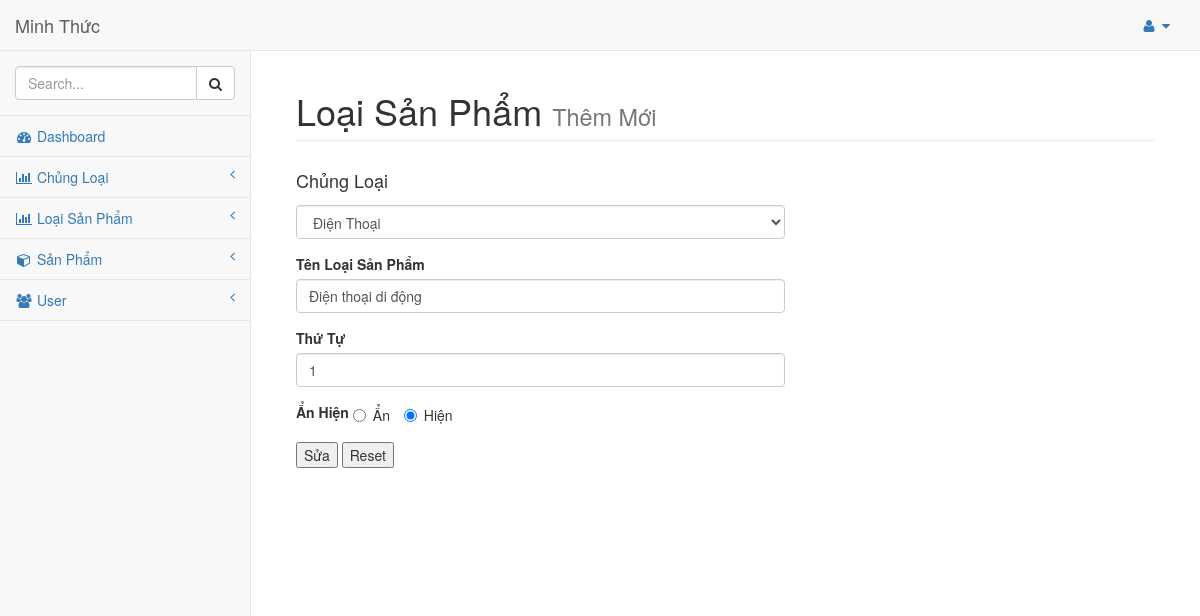
The app's page /admin/index.php?key=sualoaisp&loaisua=1 with its own data.
### tables this page shows
CREATE TABLE `nncms_loaisp` (
  `idLoai` int(255) NOT NULL,
  `idCL` int(255) NOT NULL,
  `TenLoai` varchar(255) NOT NULL,
  `ThuTu` int(4) NOT NULL,
  `AnHien` tinyint(4) NOT NULL
);

CREATE TABLE `nncms_chungloai` (
  `idCL` int(255) NOT NULL,
  `TenCL` varchar(255) NOT NULL,
  `ThuTu` int(4) NOT NULL,
  `AnHien` tinyint(4) NOT NULL
);

### admin/noidung/loaisanpham/editloaisp.php (the view, shortened to what this page needs)
<?php
    if(isset($_GET['loaisua']))
    {
        $idL=$_GET['loaisua'];
        $kq=mysqli_query($con, "select * from nncms_loaisp where idLoai=$idL");
        $dl=mysqli_fetch_array($kq);
?>
        <div class="row">
            <div class="col-lg-12">
                <h1 class="page-header">Loại Sản Phẩm
                    <small>Thêm Mới</small>
                </h1>
            </div>
            <div class="col-lg-7" style="padding-bottom:120px">
                <form id="formthemloai" id="formthemloai" action="process.php" method="POST">
                    <div class="form-group">
                        <label><h4>Chủng Loại</h4></label>
                        <select class="form-control" name="chungloai" id="chungloai">
                        <?php
                            $kqcl=mysqli_query($con, "select idCL, TenCL from nncms_chungloai");
                            while ($dcl=mysqli_fetch_array($kqcl)) {
                        ?>
                            <option value="<?php echo $dcl['idCL'];?>" <?php if($dl['idCL']==$dcl['idCL']) echo "selected='selected'";?> ><?php echo $dcl['TenCL'];?></option>
                        <?php } ?>
                        </select>
                    </div>
                    <div class="form-group">
                        <label>Tên Loại Sản Phẩm</label>
                        <input class="form-control" name="txtloai" required value="<?php echo $dl['TenLoai']; ?>" />
                    </div>
                    <div class="form-group">
                        <label>Thứ Tự</label>
                        <input class="form-control" type="number" min="1" name="txtthutu" value="<?php echo $dl['ThuTu']; ?>" />
                    </div>
                    <div class="form-group">
                        <label>Ẩn Hiện</label>
                        <label class="radio-inline">
                            <input name="txtanhien" <?php if( $dl['AnHien'] == 0) echo 'checked=""';?> value="0" checked="" type="radio">Ẩn
                        </label>
                        <label class="radio-inline">
                            <input name="txtanhien" <?php if( $dl['AnHien'] == 1) echo 'checked=""';?> value="1" type="radio">Hiện
                        </label>
                    </div>
                    <input type="submit" name="sualsp" id="sualsp" value="Sửa" />
                    <input type="reset" name="reset" id="reset" value="Reset" />
            </div>
        </div>
    <?php } ?>

### records on screen
nncms_loaisp: chungloai "Điện Thoại", txtloai "Điện thoại di động", txtthutu "1", AnHien "☐ Ẩn", AnHien "☑ Hiện"
